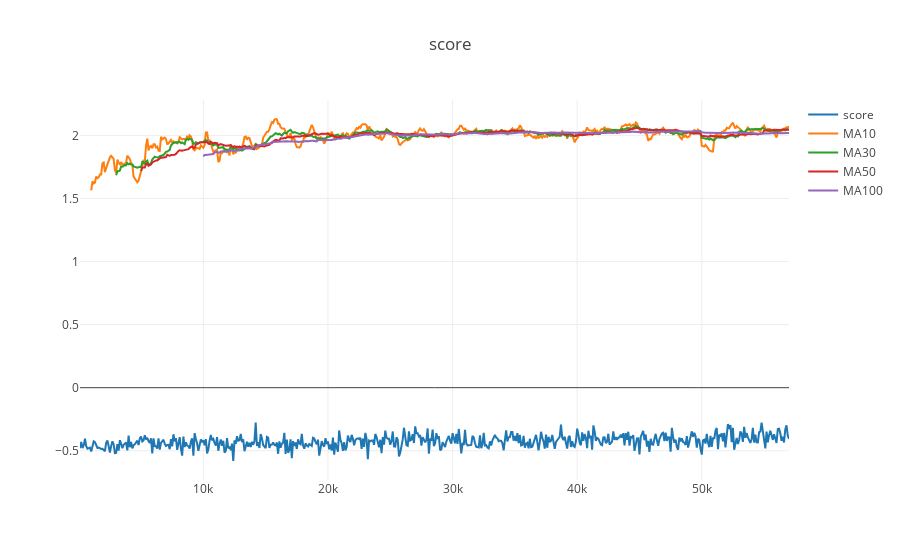

This figure's notebook cell:
### Code cell
print_score(start_pos)

### Figure 1 — Plotly figure (JSON) as saved in the notebook; plotly's stock layout.template omitted (floating-point values rounded to 4 significant figures; data arrays with more than 128 entries replaced by an {"elided": "..."} marker saying what was removed)
{"data": [{"name": "score", "type": "scatter", "uid": "88405863-73ab-412d-b6f5-be926e44a8a8", "x": {"elided": "570 int values"}, "y": {"elided": "570 float values"}}, {"name": "MA10", "type": "scatter", "uid": "bd643b15-c3de-4471-a79d-dcc00d554d89", "x": {"elided": "570 int values"}, "y": {"elided": "570 float values"}}, {"name": "MA30", "type": "scatter", "uid": "c8d7ed7f-b7f5-4a9a-a05b-b0fb27d68c1d", "x": {"elided": "570 int values"}, "y": {"elided": "570 float values"}}, {"name": "MA50", "type": "scatter", "uid": "4c86c0cf-b1a9-4307-96db-de57a2c6f527", "x": {"elided": "570 int values"}, "y": {"elided": "570 float values"}}, {"name": "MA100", "type": "scatter", "uid": "bc41a7ad-c481-4dd1-a389-6203a7a51125", "x": {"elided": "570 int values"}, "y": {"elided": "570 float values"}}], "layout": {"title": "score"}}
